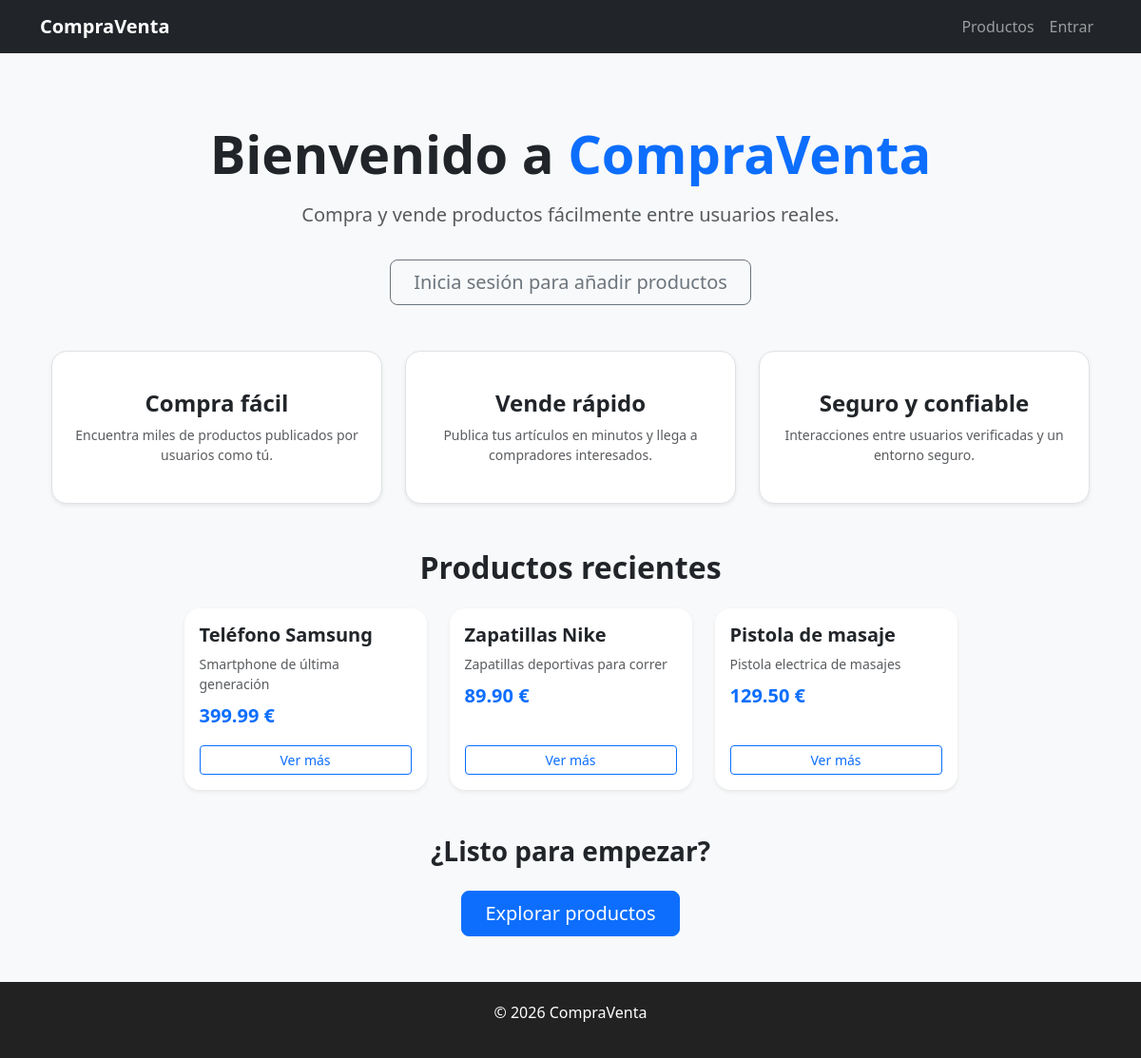
The page / on the database its author committed.
### productos/models.py (models this page shows, shortened)
class Producto(models.Model):
    CATEGORIAS = [
        ("tecnologia", "Tecnología"),
        ("hogar", "Hogar"),
        ("moda", "Moda"),
        ("deporte", "Deporte"),
        ("vehiculos", "Vehículos"),
        ("otros", "Otros"),
    ]
    titulo = models.CharField(max_length=100)
    descripcion = models.TextField()
    precio = models.DecimalField(max_digits=10, decimal_places=2)
    categoria = models.CharField(max_length=20, choices=CATEGORIAS)
    vendedor = models.ForeignKey(User, on_delete=models.CASCADE)

### productos/views.py (the view)
# urls.py: path("", views.index, name="index"),
def index(request):
    productos = Producto.objects.all()[:3]
    return render(request, "productos/index.html", {"productos": productos})

### productos/templates/productos/index.html (shortened to what this page needs)
{% extends "base.html" %}
{% block content %}
<div class="container py-5">
    <div class="text-center mb-5">
        <h1 class="display-4 fw-bold">
            Bienvenido a <span class="text-primary">CompraVenta</span>
        </h1>
        <p class="lead mt-3 text-muted">
            Compra y vende productos fácilmente entre usuarios reales.
        </p>
        {% if user.is_authenticated %}
            <a href="{% url 'producto_nuevo' %}" class="btn btn-success btn-lg mt-3 px-4">
                <i class="bi bi-plus-circle"></i> Añadir producto
            </a>
        {% else %}
            <a href="{% url 'login' %}" class="btn btn-outline-secondary btn-lg mt-3 px-4">
                Inicia sesión para añadir productos
            </a>
        {% endif %}
    </div>
    <div class="row text-center g-4 mb-5">
        <div class="col-md-4">
            <div class="p-4 border rounded-4 shadow-sm h-100 bg-white">
                <h4 class="mt-3 fw-semibold">Compra fácil</h4>
                <p class="text-muted small">
                    Encuentra miles de productos publicados por usuarios como tú.
                </p>
            </div>
        </div>
        <div class="col-md-4">
            <div class="p-4 border rounded-4 shadow-sm h-100 bg-white">
                <h4 class="mt-3 fw-semibold">Vende rápido</h4>
                <p class="text-muted small">
                    Publica tus artículos en minutos y llega a compradores interesados.
                </p>
            </div>
        </div>
        <div class="col-md-4">
            <div class="p-4 border rounded-4 shadow-sm h-100 bg-white">
                <h4 class="mt-3 fw-semibold">Seguro y confiable</h4>
                <p class="text-muted small">
                    Interacciones entre usuarios verificadas y un entorno seguro.
                </p>
            </div>
        </div>
    </div>
    <h2 class="text-center mb-4 fw-bold">Productos recientes</h2>
    <div class="row g-4 mb-5 justify-content-center">
        {% for producto in productos %}
        <div class="col-12 col-sm-6 col-md-4 col-lg-3">
            <div class="card shadow-sm border-0 rounded-4 h-100">
                <div class="card-body d-flex flex-column">
                    <h5 class="card-title fw-semibold">{{ producto.titulo }}</h5>
                    <p class="card-text text-muted small mb-2">
                        {{ producto.descripcion|truncatewords:12 }}
                    </p>
                    <p class="fw-bold text-primary fs-5 mb-3">
                        {{ producto.precio }} €
                    </p>
                    <a href="{% url 'detalle_producto' producto.pk %}"
                       class="btn btn-outline-primary btn-sm mt-auto w-100">
                        Ver más
                    </a>
                </div>
            </div>
        </div>
        {% empty %}
        <p class="text-center text-muted">No hay productos disponibles.</p>
        {% endfor %}
    </div>
    <div class="text-center mt-5">
        <h3 class="fw-semibold">¿Listo para empezar?</h3>
        <a href="/productos/" class="btn btn-primary btn-lg mt-3 px-4">
            Explorar productos
        </a>
    </div>
</div>
{% endblock %}

### templates/base.html (style rules this page uses)
body { background-color: #f8f9fa; }

### rows shown on the page
Producto: titulo "Teléfono Samsung", descripcion "Smartphone de última generación", precio "399.99"
Producto: titulo "Zapatillas Nike", descripcion "Zapatillas deportivas para correr", precio "89.90"
Producto: titulo "Pistola de masaje", descripcion "Pistola electrica de masajes", precio "129.50"
